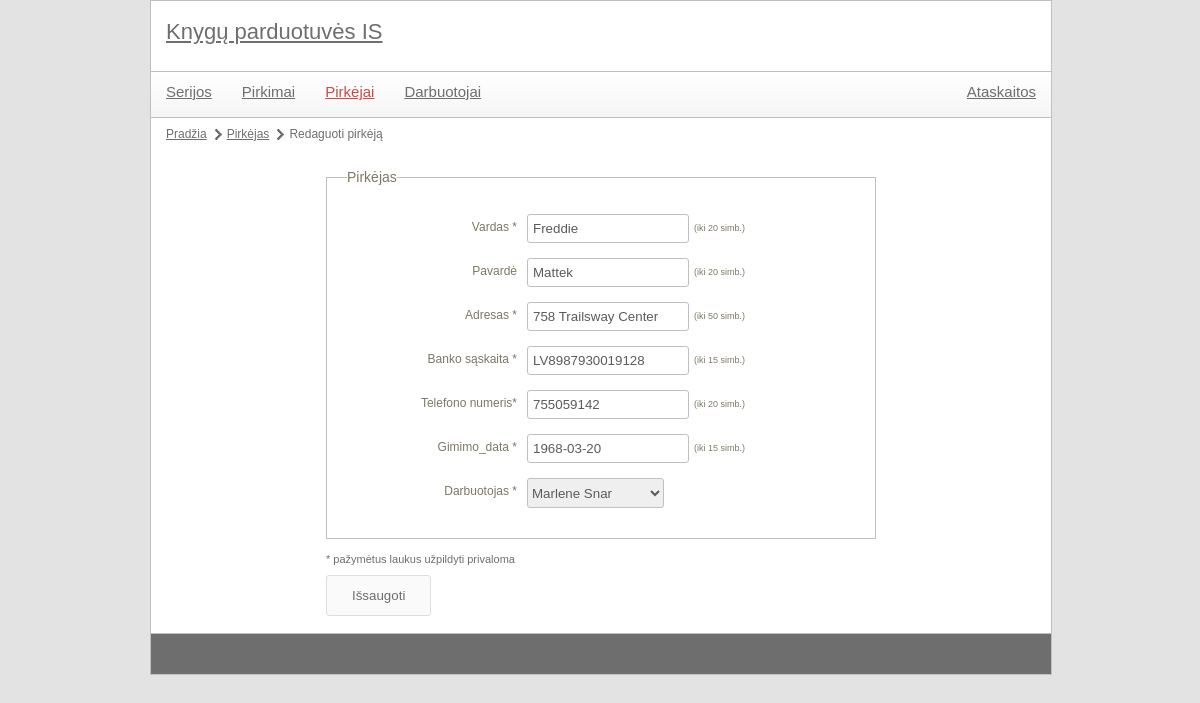
The page /index.php?module=buyer&action=edit&id=1 on the database its author committed.
### tables this page shows
CREATE TABLE `pirkejas` (
  `id_Pirkejas` int(11) NOT NULL,
  `Vardas` varchar(255) NOT NULL,
  `Pavarde` varchar(255) NOT NULL,
  `Adresas` varchar(255) NOT NULL,
  `Banko_saskaita` varchar(255) NOT NULL,
  `Telefono_numeris` int(11) DEFAULT NULL,
  `El_pastas` varchar(255) NOT NULL,
  `Gimimo_data` varchar(255) NOT NULL,
  `fk_Darbuotojasid_Darbuotojas` int(11) NOT NULL
);

### controls/buyer_edit.php (called while the page is built, shortened)
<?php
include 'libraries/buyer.class.php';
$buyerObj = new buyer();
$data = array();
$required = array('Vardas', 'Pavarde', 'Adresas', 'Banko_saskaita', 'Telefono_numeris',
    'Gimimo_data','fk_Darbuotojasid_Darbuotojas');
$maxLengths = array (
    'Vardas' => 20,
    'Pavarde' => 20,
    'Adresas' => 50,
    'Banko_saskaita' => 15,
    'Telefono_numeris' => 20,
    'Gimimo_data' => 15
);
if(!empty($_POST['submit'])) {
    $validations = array (
        'Vardas' => 'alfanum',
        'Pavarde' => 'alfanum',
        'Adresas' => 'alfanum',
        'Banko_saskaita' => 'alfanum',
        'Telefono_numeris' => 'phone',
        'Gimimo_data' => 'date',
        'fk_Darbuotojasid_Darbuotojas' => 'positivenumber');
    include 'utils/validator.class.php';
    $validator = new validator($validations, $required, $maxLengths);
    if($validator->validate($_POST)) {
        $dataPrepared = $validator->preparePostFieldsForSQL();
        $buyerObj->updateBuyer($dataPrepared);
        common::redirect("index.php?module={$module}&action=list");
        die();
    } else {
        $formErrors = $validator->getErrorHTML();
        $data = $_POST;
    }
} else {
    if(!empty($id)) {
        $data = $buyerObj->getBuyer($id);
    }
}
include 'templates/buyer_formEdit.tpl.php';
?>

### index.php (called while the page is built, shortened)
<?php
	include 'utils/mysql.class.php';
	if(isset($_GET['module'])) {
		$module = mysql::escape($_GET['module']);
	}
	if(isset($_GET['id'])) {
		$id = mysql::escape($_GET['id']);
	}
	include 'templates/main.tpl.php';
?>

### utils/mysql.class.php (called while the page is built, shortened)
<?php
class mysql {
    protected static $connection;
    public static function connect() {
		if(!isset(self::$connection)) {
            self::$connection = new mysqli(config::DB_SERVER, config::DB_USERNAME, config::DB_PASSWORD, config::DB_NAME);
        }
        return self::$connection;
    }
    public static function query($query) {
        $connection = mysql::connect();
        $result = $connection->query($query);
        return $result;
    }
    public static function select($query) {
        $rows = array();
        $result = mysql::query($query);
        while ($row = $result->fetch_assoc()) {
            $rows[] = $row;
        }
        return $rows;
    }
	public static function escape($field) {
		$connection =  mysql::connect();
		return mysqli_real_escape_string($connection, $field);
	}
}

### libraries/buyer.class.php (called while the page is built, shortened)
<?php
class buyer
{
    private $pirkejas_lentele = '';
    private $darbuotojas_lentele = '';
    public function __construct(){
        $this->pirkejas_lentele = 'pirkejas';
        $this->darbuotojas_lentele = 'darbuotojas';
    }
    public function getBuyer($id) {
        $query = "  SELECT *
					FROM `{$this->pirkejas_lentele}`
					WHERE `id_Pirkejas`='{$id}'";
        $data = mysql::select($query);
        return $data[0];
    }
    public function getWorkerlist(){
        $query = " SELECT *
				   FROM `{$this->darbuotojas_lentele}`";
        $data = mysql::select($query);
        return $data;
    }
}

### templates/buyer_formEdit.tpl.php (the view, shortened to what this page needs)
<ul id="pagePath">
    <li><a href="index.php">Pradžia</a></li>
    <li><a href="index.php?module=<?php echo $module; ?>&action=list">Pirkėjas</a></li>
    <li><?php if(!empty($id)) echo "Redaguoti pirkėją"; else echo "Naujas pirkėjas"; ?></li>
</ul>
<div id="formContainer">
    <form action="" method="post">
        <fieldset>
            <legend>Pirkėjas</legend>
            <p>
                <label class="field" for="Vardas">Vardas<?php echo in_array('Vardas', $required) ? '<span> *</span>' : ''; ?></label>
                <input type="text" id="Vardas" name="Vardas" class="textbox textbox-150" value="<?php echo isset($data['Vardas']) ? $data['Vardas'] : ''; ?>" />
                <?php if(key_exists('Vardas', $maxLengths)) echo "<span class='max-len'>(iki {$maxLengths['Vardas']} simb.)</span>"; ?>
            </p>
            <p>
                <label class="field" for="Pavarde">Pavardė<?php echo in_array('{Pavarde}', $required) ? '<span> *</span>' : ''; ?></label>
                <input type="text" id="Pavarde" name="Pavarde" class="textbox textbox-150" value="<?php echo isset($data['Pavarde']) ? $data['Pavarde'] : ''; ?>" />
                <?php if(key_exists('Pavarde', $maxLengths)) echo "<span class='max-len'>(iki {$maxLengths['Pavarde']} simb.)</span>"; ?>
            </p>
            <p>
                <label class="field" for="Adresas">Adresas<?php echo in_array('Adresas', $required) ? '<span> *</span>' : ''; ?></label>
                <input type="text" id="Adresas" name="Adresas" class="textbox textbox-150" value="<?php echo isset($data['Adresas']) ? $data['Adresas'] : ''; ?>" />
                <?php if(key_exists('Adresas', $maxLengths)) echo "<span class='max-len'>(iki {$maxLengths['Adresas']} simb.)</span>"; ?>
            </p>
            <p>
                <label class="field" for="Banko_saskaita">Banko sąskaita<?php echo in_array('Banko_saskaita', $required) ? '<span> *</span>' : ''; ?></label>
                <input type="text" id="Banko_saskaita" name="Banko_saskaita" class="textbox textbox-150" value="<?php echo isset($data['Banko_saskaita']) ? $data['Banko_saskaita'] : ''; ?>" />
                <?php if(key_exists('Banko_saskaita', $maxLengths)) echo "<span class='max-len'>(iki {$maxLengths['Banko_saskaita']} simb.)</span>"; ?>
            </p>
            <p>
                <label class="field" for="Telefono_numeris">Telefono numeris<?php echo in_array('Telefono_numeris', $required)?'<span>*</span>' : ''; ?></label>
                <input type="text" id="Telefono_numeris" name="Telefono_numeris" class="textbox textbox-150" value="<?php echo isset($data['Telefono_numeris']) ? $data['Telefono_numeris'] : ''; ?>" />
                <?php if(key_exists('Telefono_numeris', $maxLengths)) echo "<span class='max-len'>(iki {$maxLengths['Telefono_numeris']} simb.)</span>"; ?>
            </p>
            <p>
                <label class="field" for="Gimimo_data">Gimimo_data<?php echo in_array('Gimimo_data', $required) ? '<span> *</span>' : ''; ?></label>
                <input type="text" id="Gimimo_data" name="Gimimo_data" class="textbox textbox-150" value="<?php echo isset($data['Gimimo_data']) ? $data['Gimimo_data'] : ''; ?>" />
                <?php if(key_exists('Gimimo_data', $maxLengths)) echo "<span class='max-len'>(iki {$maxLengths['Gimimo_data']} simb.)</span>"; ?>
            </p>
            <p>
                <label class="field" for="fk_Darbuotojasid_Darbuotojas">Darbuotojas<?php echo in_array('fk_Darbuotojasid_Darbuotojas', $required) ? '<span> *</span>' : ''; ?></label>
                <select id="fk_Darbuotojasid_Darbuotojas" name="fk_Darbuotojasid_Darbuotojas">
                    <?php
                    $buyer = $buyerObj->getWorkerlist();
                    foreach($buyer as $key => $val) {
                        $selected = "";
                        if(isset($data['fk_Darbuotojasid_Darbuotojas']) && $data['fk_Darbuotojasid_Darbuotojas'] == $val['id_Darbuotojas']) {
                            $selected = " selected='selected'";
                        }
                        echo "<option{$selected} value='{$val['id_Darbuotojas']}'>  {$val['Vardas']} {$val['Pavarde']}</option>";
                    }
                    ?>
                </select>
            </p>
        </fieldset>
        <p class="required-note">* pažymėtus laukus užpildyti privaloma</p>
        <p>
            <input type="submit" class="submit button" name="submit" value="Išsaugoti">
        </p>
    </form>
</div>

### style/main.css (style rules this page uses)
body { color: #6e6e6e; font-family: Verdana, Geneva, sans-serif; font-size: 12px; background-color: #e3e3e3; width: 900px; margin: 0px auto; }
a { color: #6e6e6e; }
.button { background-color: #fafafa; border: 1px solid #ddd; padding: 12px 25px; display: block; text-decoration: none; color: #6e6e6e; border-radius: 3px; moz-border-radius: 3px; }
#contentMain #pagePath { margin: 10px 0px 10px 0px; display: block; float: left; }
#contentMain #pagePath li { float: left; display: block; margin-right: 5px; background: url(images/page-path-separator.png) center right no-repeat; padding-right: 15px; }
#contentMain #pagePath li:last-child { background: none; }
#formContainer { margin: 20px auto 17px auto; width: 550px; }
#formContainer p.required-note { margin-bottom: 10px; font-size: 11px; }
fieldset { width: 528px; margin-bottom: 15px; border: 1px solid #c0c0c0; color: #7D7764; padding: 25px 0px 25px 20px; }
legend { font-size: 14px; }
label.field { text-align: right; width: 165px; float: left; margin-top: 7px; margin-right: 10px; }
input.textbox { color: #5b5b5b; height: 25px; padding-left: 5px; padding-right: 5px; border-radius: 3px; -moz-border-radius: 3px; border: 1px solid #c0c0c0; }
select { height: 30px; color: #5b5b5b; border-radius: 3px; -moz-border-radius: 3px; border: 1px solid #c0c0c0; }
input.textbox-150 { width: 150px; float: left; margin-bottom: 10px; }
fieldset p { clear: both; padding: 5px; }
fieldset p span.max-len, fieldset p span.units { font-size: 9px; margin-left: 5px; line-height: 28px; }

### rows shown on the page
pirkejas: Vardas "Freddie", Pavarde "Mattek", Adresas "758 Trailsway Center", Banko_saskaita "LV8987930019128", Telefono_numeris "755059142", Gimimo_data "1968-03-20"

### other values the page prints
$maxLengths['Vardas'] "20"
$maxLengths['Pavarde'] "20"
$maxLengths['Adresas'] "50"
$maxLengths['Banko_saskaita'] "15"
$maxLengths['Telefono_numeris'] "20"
$maxLengths['Gimimo_data'] "15"
form field fk_Darbuotojasid_Darbuotojas "Marlene Snar"
